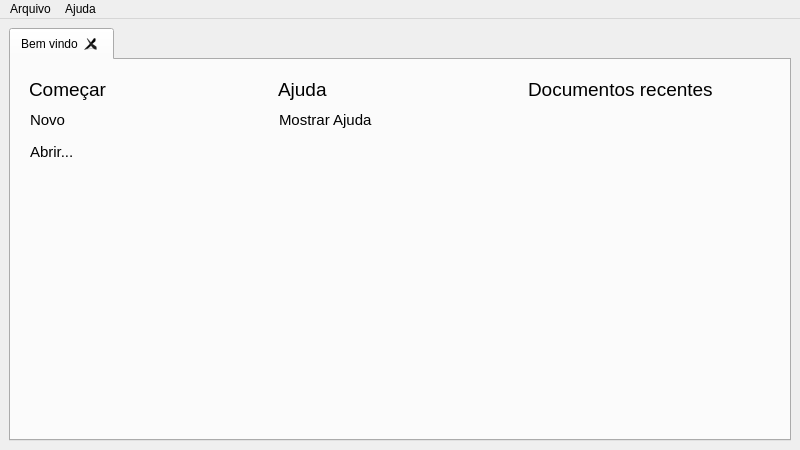
<?xml version="1.0" encoding="UTF-8"?>
<ui version="4.0">
 <class>MainWindow</class>
 <widget class="QMainWindow" name="MainWindow">
  <property name="geometry">
   <rect>
    <x>0</x>
    <y>0</y>
    <width>800</width>
    <height>450</height>
   </rect>
  </property>
  <property name="minimumSize">
   <size>
    <width>800</width>
    <height>450</height>
   </size>
  </property>
  <property name="windowTitle">
   <string>Grafo de Adjacência</string>
  </property>
  <widget class="QWidget" name="centralwidget">
   <layout class="QGridLayout" name="gridLayout_2">
    <item row="0" column="0">
     <widget class="QTabWidget" name="tabWidget">
      <property name="autoFillBackground">
       <bool>false</bool>
      </property>
      <property name="styleSheet">
       <string notr="true">width=75%</string>
      </property>
      <property name="currentIndex">
       <number>0</number>
      </property>
      <property name="documentMode">
       <bool>false</bool>
      </property>
      <property name="tabsClosable">
       <bool>true</bool>
      </property>
      <widget class="QWidget" name="tbWelcome">
       <attribute name="title">
        <string>Bem vindo</string>
       </attribute>
       <layout class="QGridLayout" name="gridLayout">
        <item row="0" column="0">
         <layout class="QHBoxLayout" name="horizontalLayout_3">
          <property name="leftMargin">
           <number>9</number>
          </property>
          <property name="topMargin">
           <number>9</number>
          </property>
          <property name="rightMargin">
           <number>9</number>
          </property>
          <property name="bottomMargin">
           <number>9</number>
          </property>
          <item>
           <layout class="QVBoxLayout" name="verticalLayout_5">
            <item>
             <widget class="QLabel" name="label">
              <property name="font">
               <font>
                <pointsize>14</pointsize>
               </font>
              </property>
              <property name="text">
               <string>Começar</string>
              </property>
             </widget>
            </item>
            <item>
             <widget class="QPushButton" name="btnNew">
              <property name="font">
               <font>
                <pointsize>11</pointsize>
               </font>
              </property>
              <property name="cursor">
               <cursorShape>PointingHandCursor</cursorShape>
              </property>
              <property name="styleSheet">
               <string notr="true">text-align:left;</string>
              </property>
              <property name="text">
               <string>Novo</string>
              </property>
              <property name="flat">
               <bool>true</bool>
              </property>
             </widget>
            </item>
            <item>
             <widget class="QPushButton" name="btnOpen">
              <property name="font">
               <font>
                <pointsize>11</pointsize>
               </font>
              </property>
              <property name="cursor">
               <cursorShape>PointingHandCursor</cursorShape>
              </property>
              <property name="styleSheet">
               <string notr="true">text-align:left;</string>
              </property>
              <property name="text">
               <string>Abrir...</string>
              </property>
              <property name="flat">
               <bool>true</bool>
              </property>
             </widget>
            </item>
            <item>
             <spacer name="verticalSpacer">
              <property name="orientation">
               <enum>Qt::Vertical</enum>
              </property>
              <property name="sizeHint" stdset="0">
               <size>
                <width>20</width>
                <height>40</height>
               </size>
              </property>
             </spacer>
            </item>
           </layout>
          </item>
          <item>
           <layout class="QVBoxLayout" name="verticalLayout_6">
            <item>
             <widget class="QLabel" name="label_4">
              <property name="font">
               <font>
                <pointsize>14</pointsize>
               </font>
              </property>
              <property name="text">
               <string>Ajuda</string>
              </property>
             </widget>
            </item>
            <item>
             <widget class="QPushButton" name="btnShowHelp">
              <property name="font">
               <font>
                <pointsize>11</pointsize>
               </font>
              </property>
              <property name="cursor">
               <cursorShape>PointingHandCursor</cursorShape>
              </property>
              <property name="styleSheet">
               <string notr="true">text-align:left;</string>
              </property>
              <property name="text">
               <string>Mostrar Ajuda</string>
              </property>
              <property name="flat">
               <bool>true</bool>
              </property>
             </widget>
            </item>
            <item>
             <spacer name="verticalSpacer_3">
              <property name="orientation">
               <enum>Qt::Vertical</enum>
              </property>
              <property name="sizeHint" stdset="0">
               <size>
                <width>20</width>
                <height>40</height>
               </size>
              </property>
             </spacer>
            </item>
           </layout>
          </item>
          <item>
           <layout class="QVBoxLayout" name="verticalLayout_4">
            <item>
             <widget class="QLabel" name="label_6">
              <property name="font">
               <font>
                <pointsize>14</pointsize>
               </font>
              </property>
              <property name="text">
               <string>Documentos recentes</string>
              </property>
             </widget>
            </item>
            <item>
             <spacer name="verticalSpacer_2">
              <property name="orientation">
               <enum>Qt::Vertical</enum>
              </property>
              <property name="sizeHint" stdset="0">
               <size>
                <width>20</width>
                <height>40</height>
               </size>
              </property>
             </spacer>
            </item>
           </layout>
          </item>
         </layout>
        </item>
       </layout>
      </widget>
     </widget>
    </item>
   </layout>
  </widget>
  <widget class="QMenuBar" name="menubar">
   <property name="geometry">
    <rect>
     <x>0</x>
     <y>0</y>
     <width>800</width>
     <height>20</height>
    </rect>
   </property>
   <widget class="QMenu" name="menuFile">
    <property name="title">
     <string>Arquivo</string>
    </property>
    <addaction name="actionNew"/>
    <addaction name="actionLoad"/>
    <addaction name="actionSave"/>
    <addaction name="actionSaveAs"/>
    <addaction name="separator"/>
    <addaction name="actionExit"/>
   </widget>
   <widget class="QMenu" name="menuAjuda">
    <property name="title">
     <string>Ajuda</string>
    </property>
    <addaction name="actionShowHelp"/>
   </widget>
   <addaction name="menuFile"/>
   <addaction name="menuAjuda"/>
  </widget>
  <action name="actionNew">
   <property name="checkable">
    <bool>false</bool>
   </property>
   <property name="text">
    <string>Novo</string>
   </property>
  </action>
  <action name="actionLoad">
   <property name="text">
    <string>Abrir...</string>
   </property>
  </action>
  <action name="actionSave">
   <property name="text">
    <string>Salvar</string>
   </property>
  </action>
  <action name="actionSaveAs">
   <property name="text">
    <string>Salvar como...</string>
   </property>
  </action>
  <action name="actionExit">
   <property name="text">
    <string>Sair</string>
   </property>
  </action>
  <action name="actionShowHelp">
   <property name="text">
    <string>Mostrar ajuda</string>
   </property>
  </action>
 </widget>
 <resources/>
 <connections/>
</ui>
